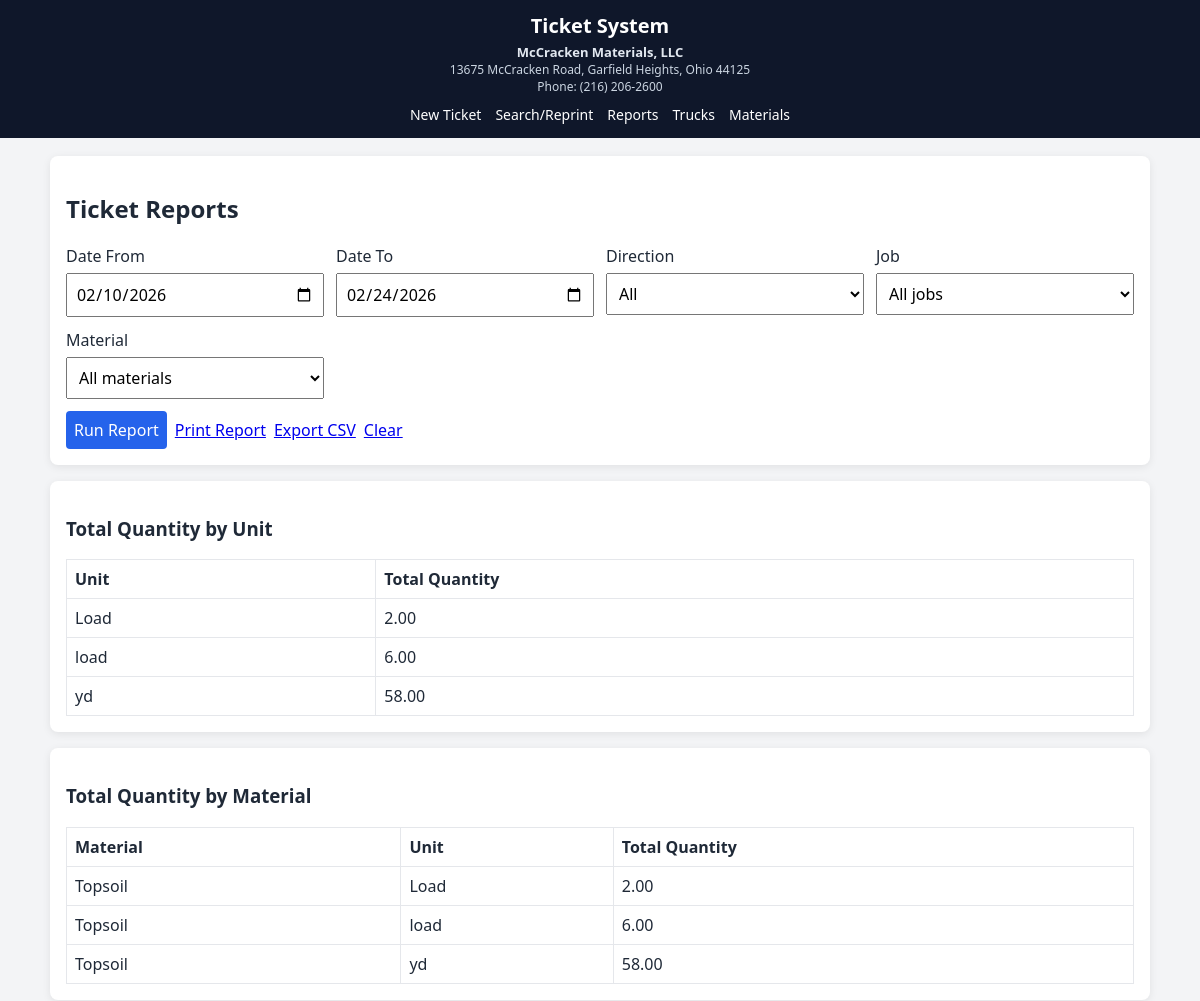
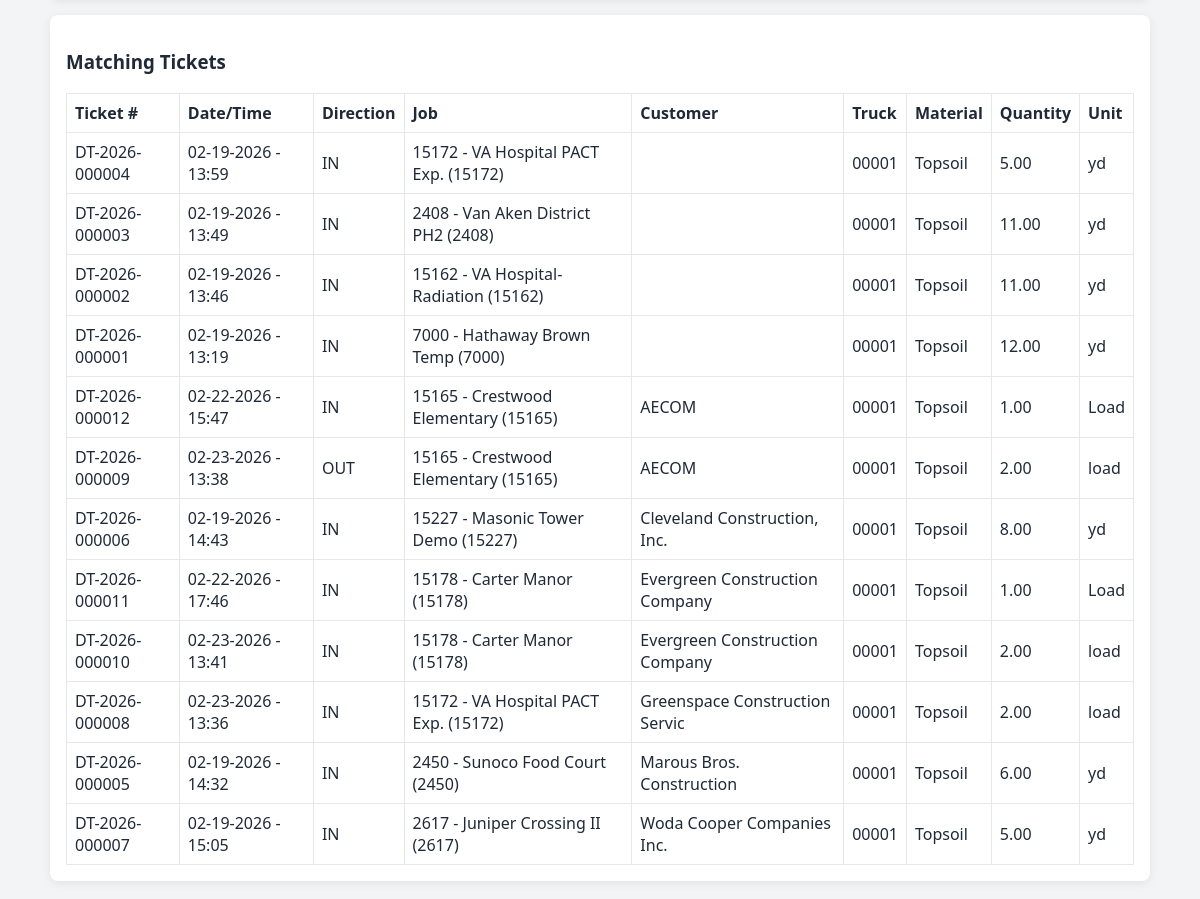
The page /reports on the database as committed earlier (2 pictures, top to bottom).
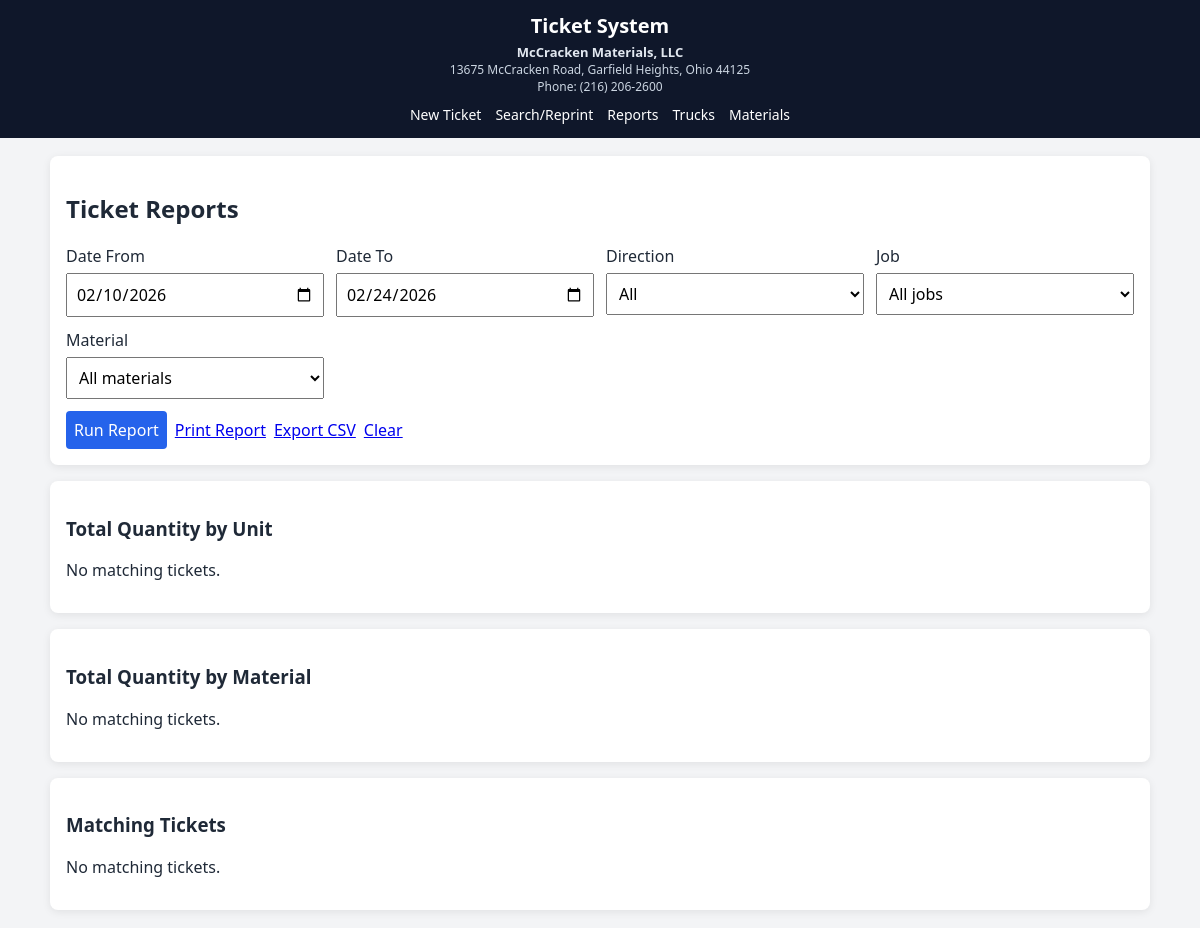
The same page on the database as committed later.
### tables this page shows
CREATE TABLE tickets (
    id INTEGER PRIMARY KEY AUTOINCREMENT,
    ticket_number TEXT NOT NULL UNIQUE,
    ticket_year INTEGER NOT NULL,
    ticket_sequence INTEGER NOT NULL,
    direction TEXT NOT NULL CHECK(direction IN ('IN', 'OUT')),
    created_at TEXT NOT NULL,
    job_id INTEGER,
    job_code_snapshot TEXT NOT NULL,
    job_name_snapshot TEXT NOT NULL,
    customer_snapshot TEXT NOT NULL DEFAULT '',
    truck_id INTEGER,
    truck_number_snapshot TEXT NOT NULL,
    material_id INTEGER,
    material_name_snapshot TEXT NOT NULL,
    quantity REAL NOT NULL,
    unit TEXT NOT NULL,
    notes TEXT,
    pdf_path TEXT NOT NULL,
    pdf_blob BLOB NOT NULL,
    FOREIGN KEY(job_id) REFERENCES jobs_cache(id),
    FOREIGN KEY(truck_id) REFERENCES trucks(id),
    FOREIGN KEY(material_id) REFERENCES materials(id)
);

### app.py (the view)
@app.route("/reports", methods=["GET"])
def reports():
    db = get_db()
    date_from = request.args.get("date_from", "").strip()
    date_to = request.args.get("date_to", "").strip()
    direction = request.args.get("direction", "").strip().upper()
    job_id = request.args.get("job_id", "").strip()
    material_id = request.args.get("material_id", "").strip()
    offset = int(request.args.get("offset", 0))
    if not date_from and not date_to:
        date_to = datetime.now().date().isoformat()
        date_from = (datetime.now().date() - timedelta(days=14)).isoformat()
    where = ["1 = 1"]
    params = []
    if date_from:
        where.append("date(t.created_at) >= date(?)")
        params.append(date_from)
    if date_to:
        where.append("date(t.created_at) <= date(?)")
        params.append(date_to)
    if direction in {"IN", "OUT"}:
        where.append("t.direction = ?")
        params.append(direction)
    if job_id:
        where.append("t.job_id = ?")
        params.append(job_id)
    if material_id:
        where.append("t.material_id = ?")
        params.append(material_id)
    where_sql = " AND ".join(where)
    print(f"Report query WHERE clause: {where_sql} with params {params}")
    tickets = db.execute(
        f"""
        SELECT
            t.id,
            t.ticket_number,
            t.created_at,
            t.direction,
            t.job_code_snapshot,
            t.job_name_snapshot,
            t.customer_snapshot,
            t.material_name_snapshot,
            t.truck_number_snapshot,
            t.quantity,
            t.unit
        FROM tickets t
        WHERE {where_sql}
        ORDER BY
            t.customer_snapshot ASC,
            CASE
                WHEN t.direction = 'IN' THEN 1
                WHEN t.direction = 'OUT' THEN 2
                ELSE 3
            END,
            t.id DESC
        LIMIT 20 OFFSET ?
        """,
        tuple(params+[offset]),
    ).fetchall()
    totals_by_unit = db.execute(
        f"""
        SELECT t.unit, COALESCE(SUM(t.quantity), 0) AS total_quantity
        FROM tickets t
        WHERE {where_sql}
        GROUP BY t.unit
        ORDER BY t.unit
        """,
        tuple(params),
    ).fetchall()
    totals_by_material = db.execute(
        f"""
        SELECT t.material_name_snapshot, t.unit, COALESCE(SUM(t.quantity), 0) AS total_quantity
        FROM tickets t
        WHERE {where_sql}
        GROUP BY t.material_name_snapshot, t.unit
        ORDER BY t.material_name_snapshot, t.unit
        """,
        tuple(params),
    ).fetchall()
    return render_template(
        "reports.html",
        tickets=tickets,
        offset=offset,
        totals_by_unit=totals_by_unit,
        totals_by_material=totals_by_material,
        jobs=list_jobs(db),
        materials=list_materials(db),
        filters={
            "date_from": date_from,
            "date_to": date_to,
            "direction": direction,
            "job_id": job_id,
            "material_id": material_id,
        },
    )

### app.py (called while the page is built)
def format_ticket_datetime(value):
    if value is None:
        return ""
    if isinstance(value, datetime):
        dt = value
    else:
        text = str(value).strip()
        if not text:
            return ""
        try:
            dt = datetime.fromisoformat(text)
        except ValueError:
            return text
    return dt.strftime("%m-%d-%Y - %H:%M")

@app.template_filter("ticket_datetime")
def ticket_datetime_filter(value):
    return format_ticket_datetime(value)

def get_db():
    if "db" not in g:
        g.db = sqlite3.connect(DB_PATH)
        g.db.row_factory = sqlite3.Row
        g.db.execute("PRAGMA foreign_keys = ON;")
    return g.db

def list_jobs(db):
    return db.execute(
        """
        SELECT id, job_code, job_name, customer
        FROM jobs_cache
        WHERE active = 1
        ORDER BY job_code
        """
    ).fetchall()

def list_materials(db):
    return db.execute(
        "SELECT id, material_name, active FROM materials WHERE active = 1 ORDER BY material_name"
    ).fetchall()

### templates/reports.html (shortened to what the changed rows need)
{% extends "base.html" %}
{% block content %}
<section class="card">
    <h2>Ticket Reports</h2>
</section>
<section class="card">
    <h3>Total Quantity by Unit</h3>
    {% if totals_by_unit %}
        <table>
            <thead>
                <tr>
                    <th>Unit</th>
                    <th>Total Quantity</th>
                </tr>
            </thead>
            <tbody>
                {% for total in totals_by_unit %}
                    <tr>
                        <td>{{ total.unit }}</td>
                        <td>{{ "%.2f"|format(total.total_quantity) }}</td>
                    </tr>
                {% endfor %}
            </tbody>
        </table>
    {% else %}
        <p>No matching tickets.</p>
    {% endif %}
</section>
<section class="card">
    <h3>Total Quantity by Material</h3>
    {% if totals_by_material %}
        <table>
            <thead>
                <tr>
                    <th>Material</th>
                    <th>Unit</th>
                    <th>Total Quantity</th>
                </tr>
            </thead>
            <tbody>
                {% for total in totals_by_material %}
                    <tr>
                        <td>{{ total.material_name_snapshot }}</td>
                        <td>{{ total.unit }}</td>
                        <td>{{ "%.2f"|format(total.total_quantity) }}</td>
                    </tr>
                {% endfor %}
            </tbody>
        </table>
    {% else %}
        <p>No matching tickets.</p>
    {% endif %}
</section>
<section class="card">
    <h3>Matching Tickets</h3>
    {% if tickets %}
        <table>
            <thead>
                <tr>
                    <th>Ticket #</th>
                    <th>Date/Time</th>
                    <th>Direction</th>
                    <th>Job</th>
                    <th>Customer</th>
                    <th>Truck</th>
                    <th>Material</th>
                    <th>Quantity</th>
                    <th>Unit</th>
                </tr>
            </thead>
            <tbody>
                {% for t in tickets %}
                    <tr>
                        <td>{{ t.ticket_number }}</td>
                        <td>{{ t.created_at|ticket_datetime }}</td>
                        <td>{{ t.direction }}</td>
                        <td>{{ t.job_code_snapshot }} - {{ t.job_name_snapshot }}</td>
                        <td>{{ t.customer_snapshot }}</td>
                        <td>{{ t.truck_number_snapshot }}</td>
                        <td>{{ t.material_name_snapshot }}</td>
                        <td>{{ "%.2f"|format(t.quantity) }}</td>
                        <td>{{ t.unit }}</td>
                    </tr>
                {% endfor %}
            </tbody>
        </table>
    {% else %}
        <p>No matching tickets.</p>
    {% endif %}
</section>
{% endblock %}

Rows that differ between the two databases and show on the page:
removed tickets: ticket_number "DT-2026-000004", created_at|ticket_datetime "02-19-2026 - 13:59", direction "IN", job_code_snapshot "15172", job_name_snapshot "VA Hospital PACT Exp. (15172)", truck_number_snapshot "00001", material_name_snapshot "Topsoil", quantity "5.00", unit "yd"
removed tickets: ticket_number "DT-2026-000003", created_at|ticket_datetime "02-19-2026 - 13:49", direction "IN", job_code_snapshot "2408", job_name_snapshot "Van Aken District PH2 (2408)", truck_number_snapshot "00001", material_name_snapshot "Topsoil", quantity "11.00", unit "yd"
removed tickets: ticket_number "DT-2026-000002", created_at|ticket_datetime "02-19-2026 - 13:46", direction "IN", job_code_snapshot "15162", job_name_snapshot "VA Hospital-Radiation (15162)", truck_number_snapshot "00001", material_name_snapshot "Topsoil", quantity "11.00", unit "yd"
removed tickets: ticket_number "DT-2026-000001", created_at|ticket_datetime "02-19-2026 - 13:19", direction "IN", job_code_snapshot "7000", job_name_snapshot "Hathaway Brown Temp (7000)", truck_number_snapshot "00001", material_name_snapshot "Topsoil", quantity "12.00", unit "yd"
removed tickets: ticket_number "DT-2026-000012", created_at|ticket_datetime "02-22-2026 - 15:47", direction "IN", job_code_snapshot "15165", job_name_snapshot "Crestwood Elementary (15165)", customer_snapshot "AECOM", truck_number_snapshot "00001", material_name_snapshot "Topsoil", quantity "1.00", unit "Load"
removed tickets: ticket_number "DT-2026-000009", created_at|ticket_datetime "02-23-2026 - 13:38", direction "OUT", job_code_snapshot "15165", job_name_snapshot "Crestwood Elementary (15165)", customer_snapshot "AECOM", truck_number_snapshot "00001", material_name_snapshot "Topsoil", quantity "2.00", unit "load"
removed tickets: ticket_number "DT-2026-000006", created_at|ticket_datetime "02-19-2026 - 14:43", direction "IN", job_code_snapshot "15227", job_name_snapshot "Masonic Tower Demo (15227)", customer_snapshot "Cleveland Construction, Inc.", truck_number_snapshot "00001", material_name_snapshot "Topsoil", quantity "8.00", unit "yd"
removed tickets: ticket_number "DT-2026-000011", created_at|ticket_datetime "02-22-2026 - 17:46", direction "IN", job_code_snapshot "15178", job_name_snapshot "Carter Manor (15178)", customer_snapshot "Evergreen Construction Company", truck_number_snapshot "00001", material_name_snapshot "Topsoil", quantity "1.00", unit "Load"
removed tickets: ticket_number "DT-2026-000010", created_at|ticket_datetime "02-23-2026 - 13:41", direction "IN", job_code_snapshot "15178", job_name_snapshot "Carter Manor (15178)", customer_snapshot "Evergreen Construction Company", truck_number_snapshot "00001", material_name_snapshot "Topsoil", quantity "2.00", unit "load"
removed tickets: ticket_number "DT-2026-000008", created_at|ticket_datetime "02-23-2026 - 13:36", direction "IN", job_code_snapshot "15172", job_name_snapshot "VA Hospital PACT Exp. (15172)", customer_snapshot "Greenspace Construction Servic", truck_number_snapshot "00001", material_name_snapshot "Topsoil", quantity "2.00", unit "load"
removed tickets: ticket_number "DT-2026-000005", created_at|ticket_datetime "02-19-2026 - 14:32", direction "IN", job_code_snapshot "2450", job_name_snapshot "Sunoco Food Court (2450)", customer_snapshot "Marous Bros. Construction", truck_number_snapshot "00001", material_name_snapshot "Topsoil", quantity "6.00", unit "yd"
removed tickets: ticket_number "DT-2026-000007", created_at|ticket_datetime "02-19-2026 - 15:05", direction "IN", job_code_snapshot "2617", job_name_snapshot "Juniper Crossing II (2617)", customer_snapshot "Woda Cooper Companies Inc.", truck_number_snapshot "00001", material_name_snapshot "Topsoil", quantity "5.00", unit "yd"
Other text that changed with them:
text no longer shown: "Unit Total Quantity Material Unit Total Quantity Ticket # Date/Time Direction Job Customer Truck Material Quantity Unit"
text now shown: "No matching tickets. No matching tickets. No matching tickets."
list line gone: "Load 2.00"
list line gone: "load 6.00"
list line gone: "yd 58.00"
list line gone: "Topsoil Load 2.00"
list line gone: "Topsoil load 6.00"
list line gone: "Topsoil yd 58.00"
